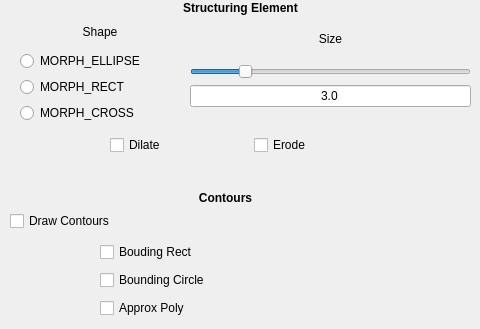
         <widget class="QWidget" name="tab">
          <attribute name="title">
           <string>Dilate and Erode</string>
          </attribute>
          <widget class="QWidget" name="gridLayoutWidget_4">
           <property name="geometry">
            <rect>
             <x>110</x>
             <y>130</y>
             <width>281</width>
             <height>31</height>
            </rect>
           </property>
           <layout class="QGridLayout" name="gridLayout_6">
            <item row="0" column="0">
             <widget class="QCheckBox" name="dilateCheck">
              <property name="text">
               <string>Dilate</string>
              </property>
             </widget>
            </item>
            <item row="0" column="1">
             <widget class="QCheckBox" name="checkBox">
              <property name="text">
               <string>Erode</string>
              </property>
             </widget>
            </item>
           </layout>
          </widget>
          <widget class="QWidget" name="gridLayoutWidget_5">
           <property name="geometry">
            <rect>
             <x>20</x>
             <y>20</y>
             <width>160</width>
             <height>103</height>
            </rect>
           </property>
           <layout class="QGridLayout" name="gridLayout_8">
            <item row="4" column="0">
             <widget class="QRadioButton" name="morphrect">
              <property name="text">
               <string>MORPH_RECT</string>
              </property>
             </widget>
            </item>
            <item row="3" column="0">
             <widget class="QRadioButton" name="morphellipse">
              <property name="text">
               <string>MORPH_ELLIPSE</string>
              </property>
             </widget>
            </item>
            <item row="5" column="0">
             <widget class="QRadioButton" name="morphcross">
              <property name="text">
               <string>MORPH_CROSS</string>
              </property>
             </widget>
            </item>
            <item row="2" column="0">
             <widget class="QLabel" name="label_13">
              <property name="text">
               <string>&lt;html&gt;&lt;head/&gt;&lt;body&gt;&lt;p align=&quot;center&quot;&gt;Shape&lt;/p&gt;&lt;/body&gt;&lt;/html&gt;</string>
              </property>
             </widget>
            </item>
           </layout>
          </widget>
          <widget class="QLabel" name="label_14">
           <property name="geometry">
            <rect>
             <x>10</x>
             <y>0</y>
             <width>461</width>
             <height>17</height>
            </rect>
           </property>
           <property name="text">
            <string>&lt;html&gt;&lt;head/&gt;&lt;body&gt;&lt;p align=&quot;center&quot;&gt;&lt;span style=&quot; font-weight:600;&quot;&gt;Structuring Element&lt;/span&gt;&lt;/p&gt;&lt;/body&gt;&lt;/html&gt;</string>
           </property>
          </widget>
          <widget class="QWidget" name="gridLayoutWidget_6">
           <property name="geometry">
            <rect>
             <x>190</x>
             <y>20</y>
             <width>281</width>
             <height>87</height>
            </rect>
           </property>
           <layout class="QGridLayout" name="gridLayout_9">
            <item row="0" column="0">
             <widget class="QLabel" name="label_15">
              <property name="text">
               <string>&lt;html&gt;&lt;head/&gt;&lt;body&gt;&lt;p align=&quot;center&quot;&gt;Size&lt;/p&gt;&lt;/body&gt;&lt;/html&gt;</string>
              </property>
             </widget>
            </item>
            <item row="1" column="0">
             <widget class="QSlider" name="kernelSizeSlider">
              <property name="minimum">
               <number>1</number>
              </property>
              <property name="maximum">
               <number>12</number>
              </property>
              <property name="value">
               <number>3</number>
              </property>
              <property name="orientation">
               <enum>Qt::Horizontal</enum>
              </property>
             </widget>
            </item>
            <item row="2" column="0">
             <widget class="QLineEdit" name="kernelSizeLineEdit">
              <property name="text">
               <string>3.0</string>
              </property>
              <property name="alignment">
               <set>Qt::AlignCenter</set>
              </property>
              <property name="readOnly">
               <bool>true</bool>
              </property>
             </widget>
            </item>
           </layout>
          </widget>
          <widget class="QCheckBox" name="contoursCheck">
           <property name="geometry">
            <rect>
             <x>10</x>
             <y>210</y>
             <width>131</width>
             <height>22</height>
            </rect>
           </property>
           <property name="text">
            <string>Draw Contours</string>
           </property>
          </widget>
          <widget class="QLabel" name="label_16">
           <property name="geometry">
            <rect>
             <x>0</x>
             <y>190</y>
             <width>451</width>
             <height>17</height>
            </rect>
           </property>
           <property name="text">
            <string>&lt;html&gt;&lt;head/&gt;&lt;body&gt;&lt;p align=&quot;center&quot;&gt;&lt;span style=&quot; font-weight:600;&quot;&gt;Contours&lt;/span&gt;&lt;/p&gt;&lt;/body&gt;&lt;/html&gt;</string>
           </property>
          </widget>
          <widget class="QWidget" name="gridLayoutWidget_7">
           <property name="geometry">
            <rect>
             <x>100</x>
             <y>240</y>
             <width>160</width>
             <height>80</height>
            </rect>
           </property>
           <layout class="QGridLayout" name="gridLayout_7">
            <item row="0" column="0">
             <widget class="QCheckBox" name="boundrectCheck">
              <property name="text">
               <string>Bouding Rect</string>
              </property>
             </widget>
            </item>
            <item row="1" column="0">
             <widget class="QCheckBox" name="boundcircleCheck">
              <property name="text">
               <string>Bounding Circle</string>
              </property>
             </widget>
            </item>
            <item row="2" column="0">
             <widget class="QCheckBox" name="approxpolyCheck">
              <property name="text">
               <string>Approx Poly</string>
              </property>
             </widget>
            </item>
           </layout>
          </widget>
         </widget>
